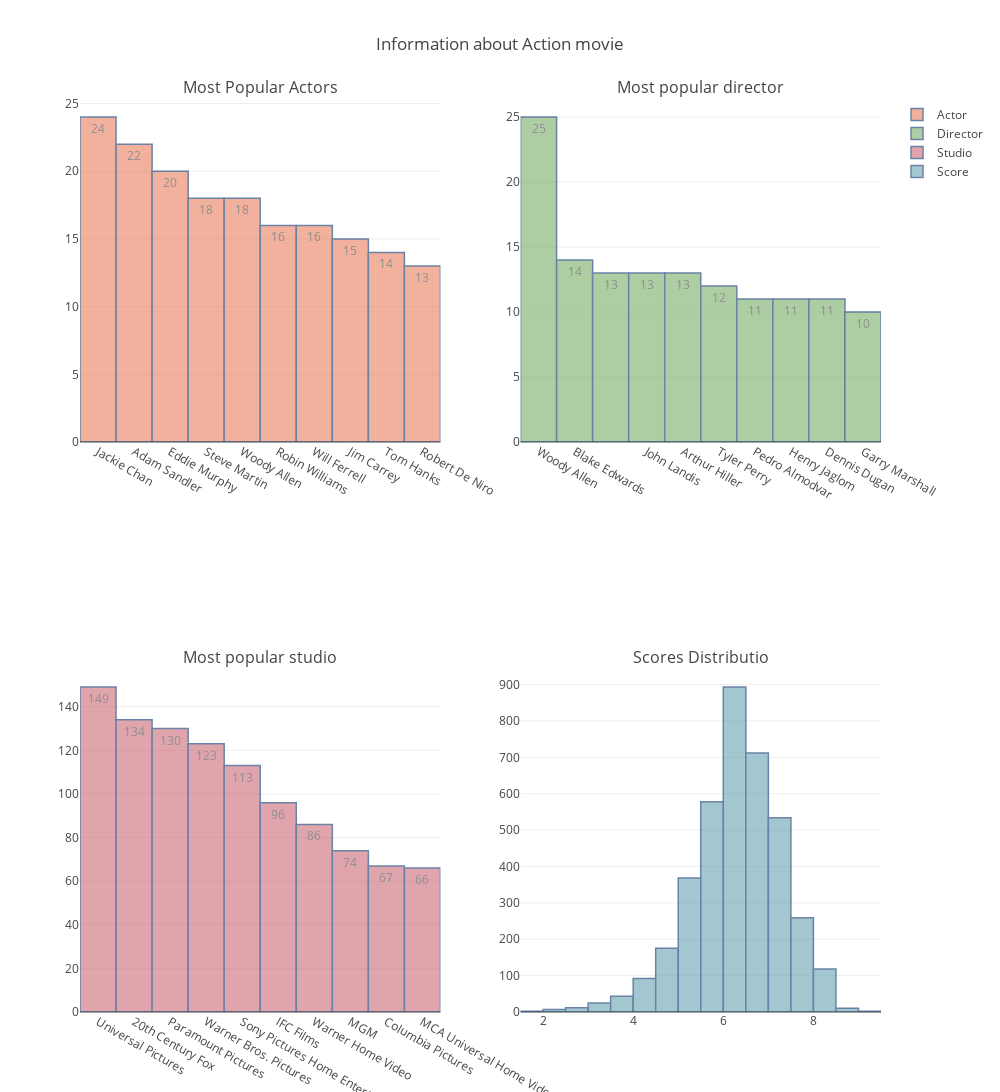

Notebook code cell kept with this figure:
### Code cell
df_comedy = 
df_action =df_comedy
info = []
info.append(len(df_action))
info.append(df_action['Cast 1'].value_counts().index[0])
info.append(df_action['Director 1'].value_counts().index[0])
info.append(df_action['Studio'].value_counts().index[0])
info.append([df_action['scores'].max(),df_action[df_action['scores'] == df_action['scores'].max()]])
info.append([df_action['scores'].min(),df_action[df_action['scores'] == df_action['scores'].min()]])
fig = tools.make_subplots(rows=2, cols=2,subplot_titles = ('Most Popular Actors','Most popular director','Most popular studio','Scores Distributio'))
actor = go.Bar(
            y=df_action['Cast 1'].value_counts()[:10],
            x=df_action['Cast 1'].value_counts()[:10].index[:10],
            text=df_action['Cast 1'].value_counts()[:10],
            textposition = 'auto',
            marker=dict(
                color='rgb(234,125,92)',
                line=dict(
                    color='rgb(8,48,107)',
                    width=1.5),
            ),
            name = 'Actor',
            opacity=0.6
        )
director = go.Bar(
            y=df_action['Director 1'].value_counts()[:10],
            x=df_action['Director 1'].value_counts()[:10].index[:10],
            text=df_action['Director 1'].value_counts()[:10],
            textposition = 'auto',
            marker=dict(
                color='rgb(119,174,103)',
                line=dict(
                    color='rgb(8,48,107)',
                    width=1.5),
            ),
    name = 'Director',
            opacity=0.6
        )
studio = go.Bar(
            y=df_action['Studio'].value_counts()[:10],
            x=df_action['Studio'].value_counts()[:10].index[:10],
            text=df_action['Studio'].value_counts()[:10],
            textposition = 'auto',
            marker=dict(
                color='rgb(204,106,118)',
                line=dict(
                    color='rgb(8,48,107)',
                    width=1.5),
            ),
    name = 'Studio',
            opacity=0.6
        )
score = go.Histogram(
            x=df_action['scores'],
            xbins=dict(
            start=0,
            end=10,
            size=0.5
        ),
            marker=dict(
                color='rgb(103,162,178)',
                line=dict(
                    color='rgb(8,48,107)',
                    width=1.5),
            ),
    name = 'Score',
            opacity=0.6
        )

fig.append_trace(actor, 1, 1)
fig.append_trace(director, 1, 2)
fig.append_trace(studio, 2, 1)
fig.append_trace(score, 2, 2)
fig['layout'].update(height=1600, width=1000, title='Information about Action movie')
iplot(fig)
pio.write_image(fig, 'static/img/comedy.png')

### Figure 1 — Plotly figure (JSON) as saved in the notebook; plotly's stock layout.template omitted (floating-point values rounded to 4 significant figures; data arrays with more than 128 entries replaced by an {"elided": "..."} marker saying what was removed)
{"data": [{"marker": {"color": "rgb(234,125,92)", "line": {"color": "rgb(8,48,107)", "width": 1.5}}, "name": "Actor", "opacity": 0.6, "text": [24, 22, 20, 18, 18, 16, 16, 15, 14, 13], "textposition": "auto", "type": "bar", "uid": "612c15af-8432-4fd5-8123-ac6924fa58f1", "x": ["Jackie Chan  ", "Adam Sandler  ", "Eddie Murphy  ", "Steve Martin  ", "Woody Allen  ", "Robin Williams  ", "Will Ferrell  ", "Jim Carrey  ", "Tom Hanks  ", "Robert De Niro  "], "xaxis": "x", "y": [24, 22, 20, 18, 18, 16, 16, 15, 14, 13], "yaxis": "y"}, {"marker": {"color": "rgb(119,174,103)", "line": {"color": "rgb(8,48,107)", "width": 1.5}}, "name": "Director", "opacity": 0.6, "text": [25, 14, 13, 13, 13, 12, 11, 11, 11, 10], "textposition": "auto", "type": "bar", "uid": "79fc1aaa-11fa-470b-aab9-b3ca0def4407", "x": ["Woody Allen  ", "Blake Edwards  ", "  ", "John Landis  ", "Arthur Hiller  ", "Tyler Perry  ", "Pedro Almodvar  ", "Henry Jaglom  ", "Dennis Dugan  ", "Garry Marshall  "], "xaxis": "x2", "y": [25, 14, 13, 13, 13, 12, 11, 11, 11, 10], "yaxis": "y2"}, {"marker": {"color": "rgb(204,106,118)", "line": {"color": "rgb(8,48,107)", "width": 1.5}}, "name": "Studio", "opacity": 0.6, "text": [149, 134, 130, 123, 113, 96, 86, 74, 67, 66], "textposition": "auto", "type": "bar", "uid": "8eda568e-3e77-4424-8fa8-1b5d4cbf3407", "x": ["Universal Pictures  ", "20th Century Fox  ", "Paramount Pictures  ", "Warner Bros. Pictures  ", "Sony Pictures Home Entertainment  ", "IFC Films  ", "Warner Home Video  ", "MGM  ", "Columbia Pictures  ", "MCA Universal Home Video  "], "xaxis": "x3", "y": [149, 134, 130, 123, 113, 96, 86, 74, 67, 66], "yaxis": "y3"}, {"marker": {"color": "rgb(103,162,178)", "line": {"color": "rgb(8,48,107)", "width": 1.5}}, "name": "Score", "opacity": 0.6, "type": "histogram", "uid": "f9bfa14e-59c5-4c06-916b-a65f881da39c", "x": {"elided": "3830 float values"}, "xaxis": "x4", "xbins": {"end": 10, "size": 0.5, "start": 0}, "yaxis": "y4"}], "layout": {"annotations": [{"font": {"size": 16}, "showarrow": false, "text": "Most Popular Actors", "x": 0.225, "xanchor": "center", "xref": "paper", "y": 1, "yanchor": "bottom", "yref": "paper"}, {"font": {"size": 16}, "showarrow": false, "text": "Most popular director", "x": 0.775, "xanchor": "center", "xref": "paper", "y": 1, "yanchor": "bottom", "yref": "paper"}, {"font": {"size": 16}, "showarrow": false, "text": "Most popular studio", "x": 0.225, "xanchor": "center", "xref": "paper", "y": 0.375, "yanchor": "bottom", "yref": "paper"}, {"font": {"size": 16}, "showarrow": false, "text": "Scores Distributio", "x": 0.775, "xanchor": "center", "xref": "paper", "y": 0.375, "yanchor": "bottom", "yref": "paper"}], "height": 1600, "title": {"text": "Information about Action movie"}, "width": 1000, "xaxis": {"anchor": "y", "autorange": true, "domain": [0, 0.45], "range": [-0.5, 9.5], "type": "category"}, "xaxis2": {"anchor": "y2", "autorange": true, "domain": [0.55, 1], "range": [-0.5, 9.5], "type": "category"}, "xaxis3": {"anchor": "y3", "autorange": true, "domain": [0, 0.45], "range": [-0.5, 9.5], "type": "category"}, "xaxis4": {"anchor": "y4", "autorange": true, "domain": [0.55, 1], "range": [1.5, 9.5], "type": "linear"}, "yaxis": {"anchor": "x", "autorange": true, "domain": [0.625, 1], "range": [0, 25.26], "type": "linear"}, "yaxis2": {"anchor": "x2", "autorange": true, "domain": [0.625, 1], "range": [0, 26.32], "type": "linear"}, "yaxis3": {"anchor": "x3", "autorange": true, "domain": [0, 0.375], "range": [0, 156.8], "type": "linear"}, "yaxis4": {"anchor": "x4", "autorange": true, "domain": [0, 0.375], "range": [0, 940]}}}
